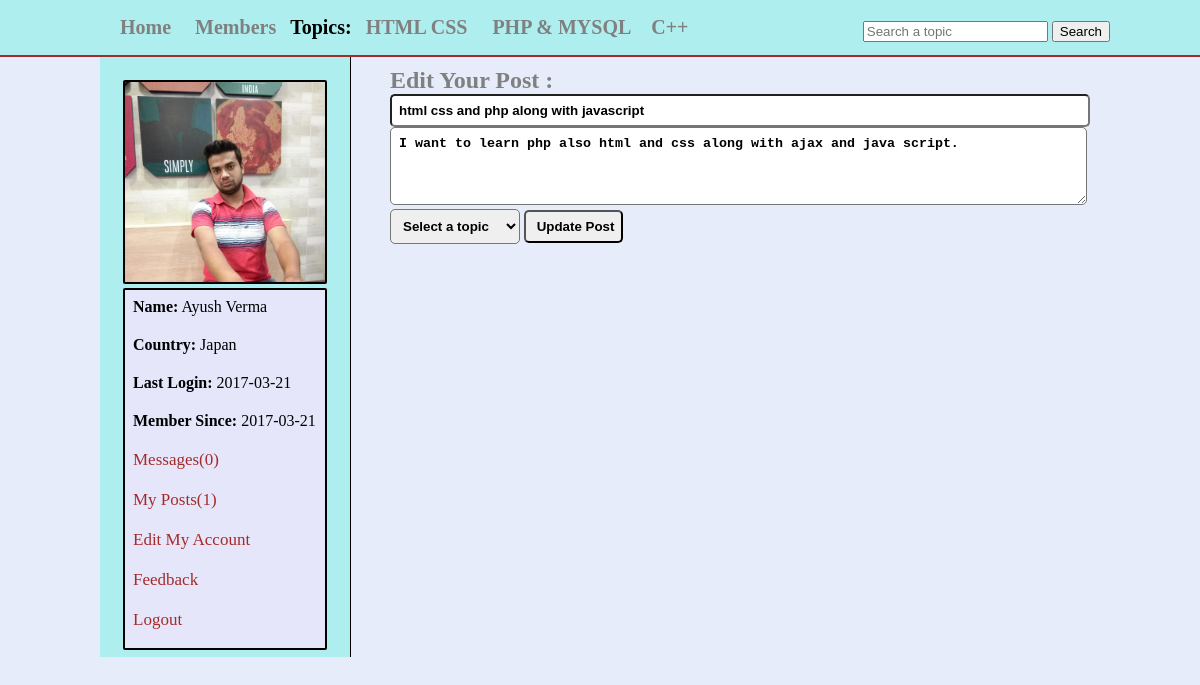
The app's page /edit_posts.php?post_id=12 (signed in) with its own data.
### tables this page shows
CREATE TABLE IF NOT EXISTS `topics` (
  `topic_id` int(100) NOT NULL AUTO_INCREMENT,
  `topic_title` varchar(255) NOT NULL,
  PRIMARY KEY (`topic_id`)
);

CREATE TABLE IF NOT EXISTS `users` (
  `user_id` int(11) NOT NULL AUTO_INCREMENT,
  `user_name` varchar(255) NOT NULL,
  `user_pass` varchar(255) NOT NULL,
  `user_email` varchar(255) NOT NULL,
  `user_country` text NOT NULL,
  `user_gender` text NOT NULL,
  `user_birthday` text NOT NULL,
  `status` text NOT NULL,
  `ver_code` int(100) NOT NULL,
  `posts` text NOT NULL,
  `user_image` text NOT NULL,
  `register_date` date NOT NULL,
  `last_login` date NOT NULL,
  PRIMARY KEY (`user_id`)
);

CREATE TABLE IF NOT EXISTS `posts` (
  `post_id` int(255) NOT NULL AUTO_INCREMENT,
  `user_id` int(255) NOT NULL,
  `topic_id` int(255) NOT NULL,
  `post_title` text NOT NULL,
  `post_content` text NOT NULL,
  `post_date` timestamp NOT NULL DEFAULT CURRENT_TIMESTAMP ON UPDATE CURRENT_TIMESTAMP,
  PRIMARY KEY (`post_id`)
);

### edit_posts.php (the view, shortened to what this page needs)
<?php
include("functions/functions.php");
if(!isset($_SESSION['user_email']))
{
	header("location:index.php");
}
else
{
?>
<!DOCTYPE HTML>
<html>
	<head>
		<link rel="stylesheet" href="styles/home_style.css" media="all"/>
	</head>
<body>
	<div class="container">
		<div id="header_wrapper">
			<div id="header">
				<ul id="menu">
					<li><a href="home.php">Home</a></li>
					<li><a href="members.php">Members</a></li>
					<strong>Topics:</strong>
					<?php
					$get_topics = "select * from topics";
					$run_topics = mysqli_query($con,$get_topics);
					while($row=mysqli_fetch_array($run_topics))
					{
						$topic_id = $row['topic_id'];
						$topic_title = $row['topic_title'];
						echo "<li><a href='topic.php?topic=$topic_id'>$topic_title</a></li>";
					}
					?>
				</ul>
				<form method="get" action="results.php" id="form1">
					<input type="text" name="user_query" placeholder="Search a topic"/>
					<input type="submit" name="search" value="Search"/>
				</form>
			</div>
			</div>
			<div class="content">
				<div id="user_timeline">
					<div id="user_details">
						<?php
							$user = $_SESSION['user_email'];
							$get_user = "select * from users where user_email='$user'";
							$run_user = mysqli_query($con,$get_user);
							$row = mysqli_fetch_array($run_user);
							$user_id = $row['user_id'];
							$user_name = $row['user_name'];
							$user_country = $row['user_country'];
							$user_image =$row['user_image'];
							$register_date = $row['register_date'];
							$last_login = $row['last_login'];
							$user_posts = "select * from posts where user_id='$user_id'";
							$run_posts = mysqli_query($con,$user_posts);
							$posts = mysqli_num_rows($run_posts);
							$sel_msg = "select * from messages where receiver ='$user_id' AND status='unread' ORDER BY 1 DESC";
							$run_msg = mysqli_query($con,$sel_msg);
							$count_msg = mysqli_num_rows($run_msg);
							echo "
								<img src ='user/user_image/$user_image' width='200' height='200'></img>
								<div id='mention'>
								<p><strong>Name:</strong> $user_name</p>
								<p><strong>Country:</strong> $user_country</p>
								<p><strong>Last Login:</strong> $last_login</p>
								<p><strong>Member Since:</strong> $register_date</p>
								<p><a href='my_messages.php?u_id=$user_id'>Messages($count_msg)</a></p>
								<p><a href='my_posts.php?u_id=$user_id'>My Posts($posts)</a></p>
								<p><a href='edit_profile.php?u_id=$user_id'>Edit My Account</a></p>
								<p><a href='feedback.php'>Feedback</a></p>
								<p><a href='logout.php'>Logout</a></p></div>
								";
						?>
					</div>
				</div>
				<div id="content_timeline">
				<?php
					if(isset($_GET['post_id']))
					{
					$get_id = $_GET['post_id'];
					$get_post = "select * from posts where post_id ='$get_id'";
					$run_post = mysqli_query($con,$get_post);
					$row  = mysqli_fetch_array($run_post);
					$post_title = $row['post_title'];
					$post_con = $row['post_content'];
					}
				?>
					<form action="" method="post" id="f">
					<h2>Edit Your Post :</h2>
					<input type="text" name="title" value="<?php echo $post_title; ?>" size="82"required="required"/><br/>
					<textarea cols="83" rows="4" name="content" placeholder="Write Description...." required="required"><?php echo $post_con; ?></textarea><br/>
					<select name="topic">
						<option>Select a topic</option>
					</select>
					<input type="submit" name="update" value=" Update Post"/>
					</form>
				</div>
			</div>
	</div>
</body>
</html>
<?php } ?>

### styles/home_style.css (style rules this page uses)
html, body, div, span, applet, object, iframe, h1, h2, h3, h4, h5, h6, p, blockquote, pre, a, abbr, acronym, address, big, cite, code, del, dfn, em, img, ins, kbd, q, s, samp, small, strike, strong, sub, sup, tt, var, b, u, i, center, dl, dt, dd, ol, ul, li, fieldset, form, label, legend, table, caption, tbody, tfoot, thead, tr, th, td, article, aside, canvas, details, embed, figure, figcaption, footer, header, hgroup, menu, nav, output, ruby, section, summary, time, mark, audio, video { margin: 0; padding: 0; border: 0; }
body { //line-height:1px; background:#E6ECFA; }
.container { padding:0; margin:0; background:#E6ECFA; }
#header_wrapper { width:100%; height:35px; margin:0 auto; border-bottom:2px solid brown; background:#AFEEEE; padding:10px; }
#header { width:1000px; height:35px; margin: 0 auto; }
#menu strong { font-size:20px; }
#menu { line-height:35px; padding:0; margin:0; float:left; }
#menu li { display:inline; list-style:none; }
#menu a { margin:5px; padding:5px; text-decoration:none; color:gray; font-size:20px; font-weight:bold; }
#form1 { float:right; line-height:35px; padding-top:3px; }

### edit_posts.php (style rules this page uses)
.content { width:1000px; margin: 0 auto; }
#user_timeline { background:#AFEEEE; width:250px; float:left; height:600px; border-right:1px solid black; }
#user_details { padding:23px; }
#user_details img { border:2px solid black; border-radius:2px; text-align:center; }
#user_details p { margin-bottom:10px; padding:5px; }
#user_details a { color:brown; font-size:17px; text-decoration:none; }
#mention { background:#E6E6FA; border:2px solid black; border-radius:2px; padding:3px; }
#content_timeline { float:right; width:700px; padding:10px; }
#f input { padding:7px; border:1 px solid black; border-radius:5px; font-weight:bolder; }
#f textarea { padding:8px; border:1 px solid black; border-radius:5px; font-weight:bolder; }
#f select { padding:8px; border:1 px solid black; border-radius:5px; font-weight:bolder; }
#f h2 { color:gray; font-family:Sansational; }

### records on screen
topics: topic_title "HTML CSS"
topics: topic_title "PHP & MYSQL"
topics: topic_title "C++"
users: user_image (picture), user_name "Ayush Verma", user_country "Japan", last_login "2017-03-21", register_date "2017-03-21"
posts: title "html css and php along with javascript", content "I want to learn php also html and css along with ajax and java script."

### other values on screen
$count_msg "0"
$posts "1"
